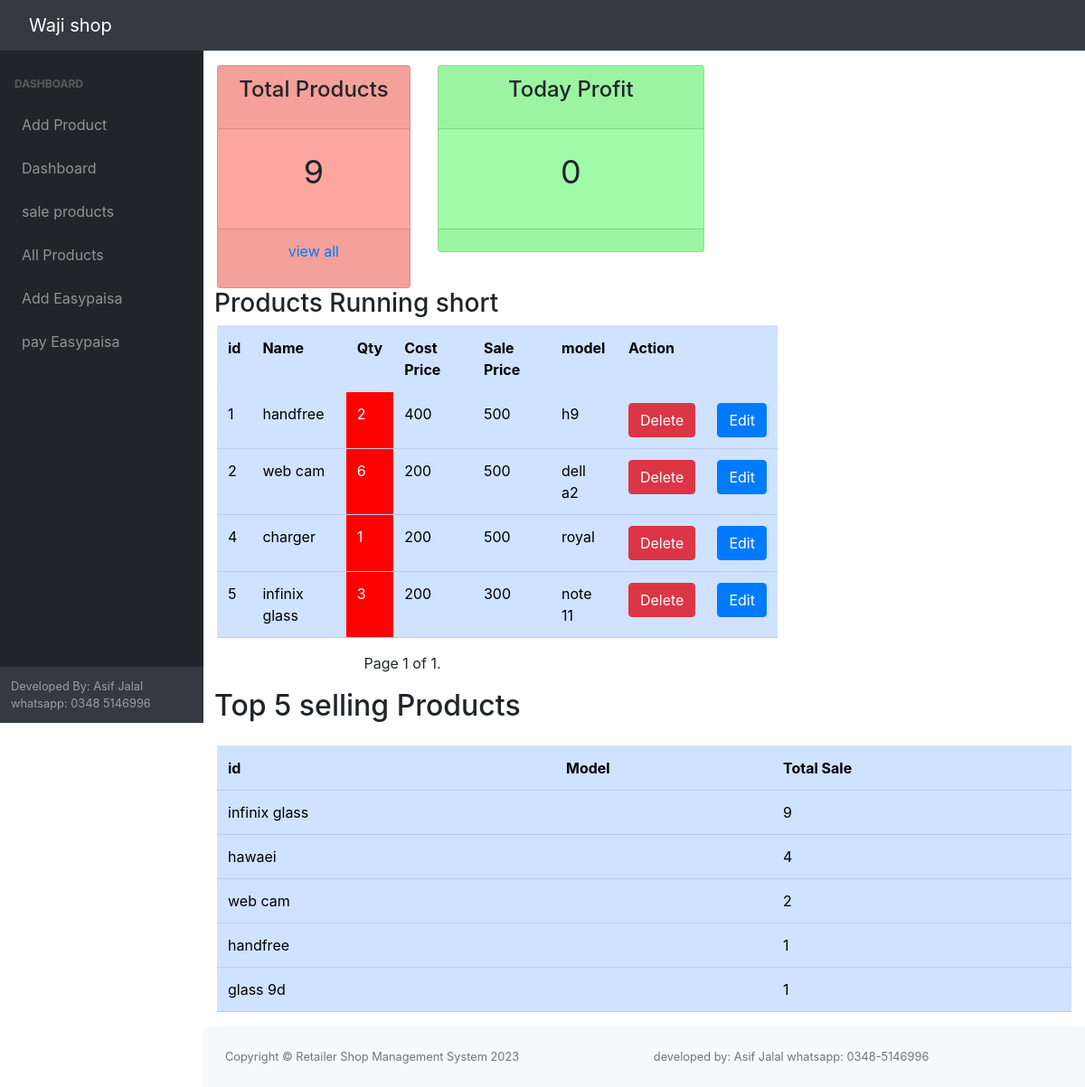
The page / on the database its author committed.
### home/models.py (models this page shows)
class Product(models.Model):
    name=models.CharField(max_length=100)
    costprice=models.IntegerField()
    saleprice=models.IntegerField()
    qty=models.IntegerField(default=1)
    prod_model=models.CharField(max_length=50, null=True)
    profit=models.IntegerField(default=0)
    countsoldProduct=models.IntegerField(default=0)
    def __str__(self):
        return self.name

### home/views.py (the view)
# urls.py: path('',views.home,name='home'),
def home(request):
    if request.method=='GET':
        lowStockProducts=Product.objects.filter(qty__lte=10)
        paginator = Paginator(lowStockProducts,5)
        page_number = request.GET.get('page')
        products = paginator.get_page(page_number)
        totalproducts=Product.objects.all().count()
        soldProducts=Sold_prduct.objects.filter(date=datetime.today().date())
        totalSale=0
        for prod in soldProducts:
            totalSale=totalSale + (prod.product.saleprice - prod.costprice)*prod.qty
        topProducts=Product.objects.all().order_by('-countsoldProduct')[:5]
        print(topProducts)
        context={'products':products, 'totalproducts':totalproducts, 'todaysale':totalSale, 'topProducts':topProducts}
        return render(request, 'home/dashboard.html', context)

### home/templates/home/dashboard.html (shortened to what this page needs)
{%extends 'home/base.html'%}
{%load static%}
{%block content%}
<div class="container">
    <div class="row mt-3">
        <div class="col-sm-3">
            <div class="card " style="background-color:rgb(252, 166, 160); display: block;">
                <div class="card-header">
                  <div class="card-title"> <h4><p class="text-center"> Total Products</p></h4></div>
                </div>
                <div class="card-body">
                   <p class="text-center" style="font-size: 36px;"> {{totalproducts}}</p>
                </div>
                <div class="card-footer">
                    <p class="text-center"><a href="{%url 'productlist'%}" > view all </a></p>
                </div>
            </div>
        </div>
        <div class="col-sm-4">
            <div class="card " style="background-color:rgb(160, 252, 168); display: block;">
                <div class="card-header">
                  <div class="card-title"> <h4><p class="text-center">Today Profit</p></h4></div>
                </div>
                <div class="card-body">
                   <p class="text-center" style="font-size: 36px;"> {{todaysale}}</p>
                </div>
                <div class="card-footer">
                </div>
            </div>
        </div>
        <div class="col-sm-4">
        </div>
    </div>
    <div class="row">
        <h3>Products Running short</h3>
    </div>
    <div class="row">
        <div class="col-sm-8">
            {%if products%}
            <table class="table table-primary" >
                <tr>
                    <th>id</th>
                    <th>Name</th>
                    <th>Qty</th>
                    <th>Cost Price</th>
                    <th>Sale Price</th>
                    <th>model</th>
                    <th colspan="2">Action</th>
                </tr>
                {%for product in products%}
                <tr>
                    <td>{{product.id}}</td>
                    <td>{{product.name}}</td>
                    <td style="background-color: red; color: white;">{{product.qty}}</td>
                    <td>{{product.costprice}}</td>
                    <td>{{product.saleprice}}</td>
                    <td>{{product.prod_model}}</td>
                    <td><a href="{%url 'deleteproduct' product.id %}" class="btn btn-danger">Delete</a></td>
                    <td><a href="{%url 'updateproduct' product.id%}" class="btn btn-primary">Edit</a></td>
                </tr>
                {%endfor%}
            </table>
        {%endif%}
        </div>
        <div class="col-sm-2"></div>
    </div>
    <div class="row">
        <div class="col-sm-2"></div>
        <div class="col-sm-8">
            {%if products%}
            <div class="pagination">
                <span class="step-links">
                    <span class="current">
                        Page {{ products.number }} of {{ products.paginator.num_pages }}.
                    </span>
                </span>
            </div>
            {%endif%}
        </div>
        <div class="col-sm-2">
        </div>
    </div>
    <div class="row">
<p class="text-center"><h2>Top 5 selling Products</h2></p>
        <div class="col-sm-12">
            <table class="table table-primary">
                <tr>
                    <th>id</th>
                    <th>Model</th>
                    <th>Total Sale</th>
                </tr>
                {%for product in topProducts%}
                <tr>
                    <td> {{product.name}}</td>
                    <td>{{product.model}}</td>
                    <td>{{product.countsoldProduct}}</td>
                </tr>
                {%endfor%}
            </table>
        </div>
    </div>
</div>
{%endblock%}

### rows shown on the page
Product: id "1", name "handfree", qty "2", costprice "400", saleprice "500", prod_model "h9", countsoldProduct "1"
Product: id "2", name "web cam", qty "6", costprice "200", saleprice "500", prod_model "dell a2", countsoldProduct "2"
Product: id "4", name "charger", qty "1", costprice "200", saleprice "500", prod_model "royal"
Product: id "5", name "infinix glass", qty "3", costprice "200", saleprice "300", prod_model "note 11", countsoldProduct "9"
Product: name "hawaei", countsoldProduct "4"
Product: name "glass 9d", countsoldProduct "1"

### other values the page prints
{{ totalproducts }} "9"
{{ todaysale }} "0"
{{ products.number }} "1"
{{ products.paginator.num_pages }} "1"
